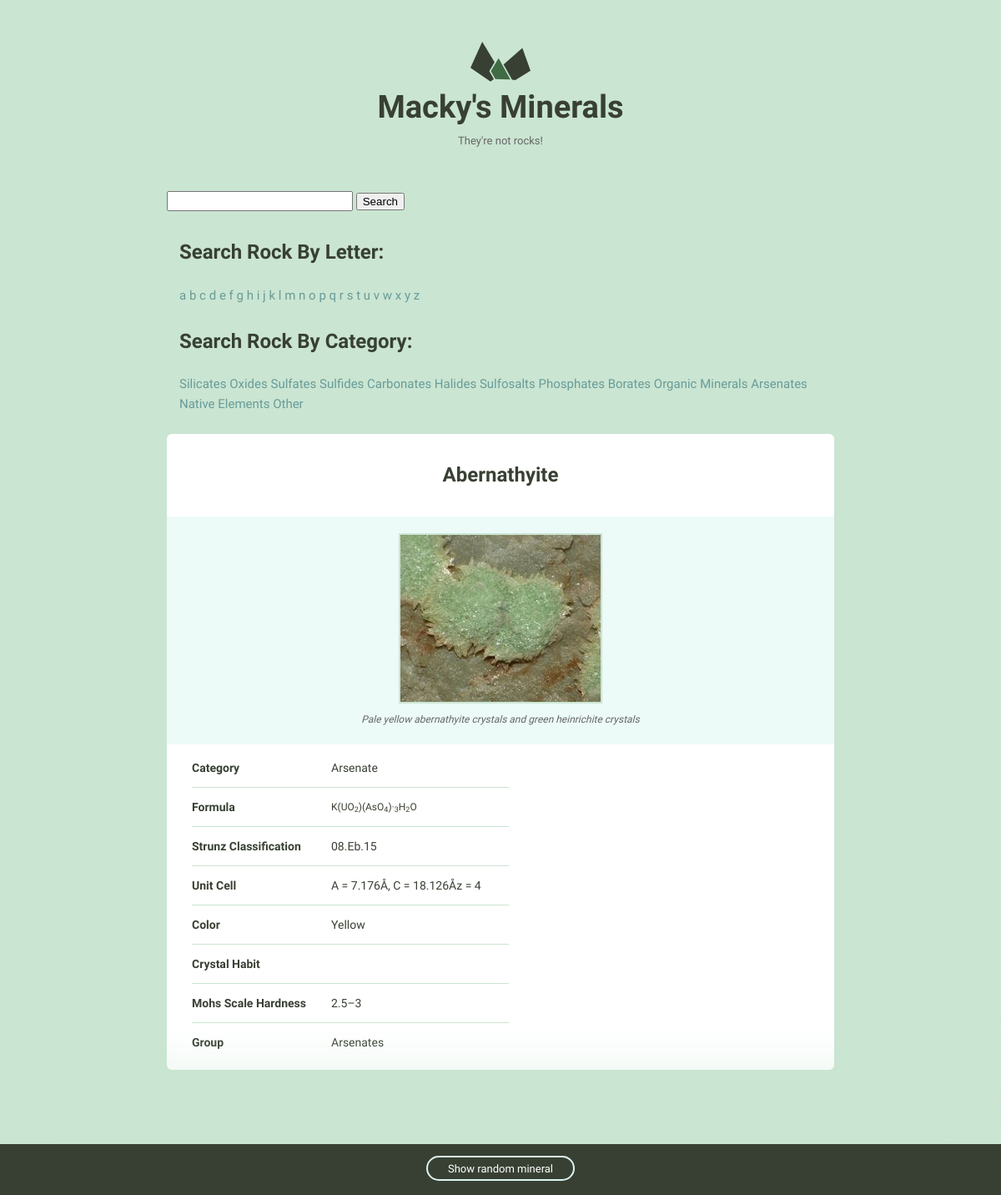
The app's page /minerals/805/ with its own data.
### minerals/models.py (models this page shows, shortened)
class Mineral(models.Model):
    name = models.CharField(max_length=100, unique=True)
    image_filename = models.CharField(max_length=255)
    image_caption = models.CharField(max_length=255)
    category = models.CharField(max_length=255)
    formula = models.CharField(max_length=255)
    strunz_classification = models.CharField(max_length=255)
    crystal_system = models.CharField(max_length=255)
    unit_cell = models.CharField(max_length=255)
    color = models.CharField(max_length=255)
    crystal_symmetry = models.CharField(max_length=255)
    cleavage = models.CharField(max_length=255)
    mohs_scale_hardness = models.CharField(max_length=255)
    luster = models.CharField(max_length=255)
    streak = models.CharField(max_length=255)
    diaphaneity = models.CharField(max_length=255)
    optical_properties = models.CharField(max_length=255)
    refractive_index = models.CharField(max_length=755)
    crystal_habit = models.CharField(max_length=255)
    specific_gravity = models.CharField(max_length=255)
    group = models.CharField(max_length=255)
    class Meta:
        ordering = ['name',]

### minerals/views.py (the view)
# urls.py: url(r'^(?P<pk>\d+)/$', views.mineral_detail, name='detail'),
def mineral_detail(request, pk):
    mineral = Mineral.objects.get(pk=pk)
    return render(request, 'minerals/mineral_detail.html', {'mineral': mineral})

### minerals/templatetags/mineral_extras.py (called while the page is built)
@register.inclusion_tag('minerals/mineral_nav.html')
def nav_minerals_list():
    return {'groups': groups}

### minerals/templates/minerals/mineral_detail.html
{% extends "layout.html" %}
{% load static %}
{% block content %}
<div class="grid-100 mineral__container">
<h1 class="mineral__name">{{mineral.name|title}}</h1>
  <div class="mineral__image-bg">
    <img class="mineral__image" src="{% static 'img' %}/{{mineral.name}}.jpg" alt="{{ mineral.name|title }}">
        <p class="mineral__caption">{{mineral.image_caption}}</p>
      </div>
<div class="mineral__table-container">
        <table class="mineral__table">
          <tr>
            <td class="mineral__category">Category</td>
            <td>{{mineral.category|title}}</td>
          </tr>
          <tr>
            <td class="mineral__category">Formula</td>
            <td class="mineral__formula">{{mineral.formula|safe}}</td>
          </tr>
          <tr>
            <td class="mineral__category">Strunz Classification</td>
            <td>{{mineral.strunz_classification|title}}</td>
          </tr>
          <tr>
            <td class="mineral__category">Unit Cell</td>
            <td>{{mineral.unit_cell|title}}</td>
          </tr>
          <tr>
            <td class="mineral__category">Color</td>
            <td>{{mineral.color|title}}</td>
          </tr>
          <tr>
            <td class="mineral__category">Crystal Habit</td>
            <td>{{mineral.crystal_habit|title}}</td>
          </tr>
          <tr>
            <td class="mineral__category">Mohs Scale Hardness</td>
            <td>{{mineral.mohs_scale_hardness|title}}</td>
          </tr>
           <tr>
            <td class="mineral__category">Group</td>
            <td>{{mineral.group|title}}</td>
          </tr>
        </table>
      </div>
    </div>
  </div>
{% endblock %}

### assets/css/global.css (style rules this page uses)
html { font-family: sans-serif; -ms-text-size-adjust: 100%; -webkit-text-size-adjust: 100%; }
body { margin: 0; }
h1 { font-size: 2em; margin: 0.67em 0; }
sub { font-size: 75%; line-height: 0; position: relative; vertical-align: baseline; bottom: -0.25em; }
img { border: 0; }
table { border-collapse: collapse; border-spacing: 0; }
td, th { padding: 0; }
html { font-size: 62.5%; }
body { background-color: #CAE5D2; font-size: 1.5em; line-height: 1.6; font-weight: 400; font-family: "Cousine"; color: #666; }
.grid, .grid-5, .grid-10, .grid-15, .grid-20, .grid-25, .grid-30, .grid-33, .grid-35, .grid-40, .grid-45, .grid-50, .grid-55, .grid-60, .grid-65, .grid-66, .grid-70, .grid-75, .grid-80, .grid-90, .grid-95, .grid-100 { float: left; box-sizing: border-box; position: relative; }
.grid-100 { width: 100%; padding: 0 15px; }
h1, h2, h3, h4, h5, h6 { margin-top: 0; margin-bottom: 2rem; font-weight: bold; font-family: "Work Sans", sans-serif; color: #384033; }
h1 { font-size: 3.8rem; }
@media (min-width: 550px) { h1 { font-size: 3.8rem; } }
p { margin-top: 0; font-size: 1.6rem; }
th, td { padding: 15px; text-align: left; border-bottom: 1px solid #e1e1e1; }
th:first-child, td:first-child { padding-left: 0; }
th:last-child, td:last-child { padding-right: 0; }
table, p, ul { margin-bottom: 2.5rem; }
.mineral__container { background-color: #fff; border-radius: 6px; list-style: none; padding: 0; text-align: center; }
.mineral__name { display: block; width: 100%; margin: 0; font-size: 24px; padding: 30px 0 30px 0; }
.mineral__image { display: block; margin: 0 auto; border: solid 2px #CAE5D2; }
.mineral__image-bg { background-color: #ecfaf8; padding: 20px 0; }
.mineral__caption { font-size: 12px; font-style: italic; padding: 10px 0 0 0; margin: 0; }
.mineral__table { font-size: 14px; color: #384033; }
.mineral__table td { border-color: #CAE5D2; }
.mineral__table tr:last-of-type td { border-bottom: none; padding-bottom: 0; }
.mineral__table-container { padding: 5px 30px 0; }
.mineral__category { font-weight: bold; width: 40%; }
.mineral__formula { font-size: 12px; }

### records on screen
Mineral: name "Abernathyite", name (picture), image_caption "Pale yellow abernathyite crystals and green heinrichite crystals", category "Arsenate", formula "K(UO 2 )(AsO 4 )· 3 H 2 O", strunz_classification "08.Eb.15", unit_cell "A = 7.176Å, C = 18.126Åz = 4", color "Yellow", mohs_scale_hardness "2.5–3", group "Arsenates"

### other values on screen
{{ letter }} "a" "b" "c" "d" "e" "f" "g" "h" "i" "j" "k" "l" "m" "n" "o" "p" "q" "r" "s" "t" "u" "v" "w" "x" "y" "z"
{{ group }} "Silicates" "Oxides" "Sulfates" "Sulfides" "Carbonates" "Halides" "Sulfosalts" "Phosphates" "Borates" "Organic Minerals" "Arsenates" "Native Elements" "Other"
